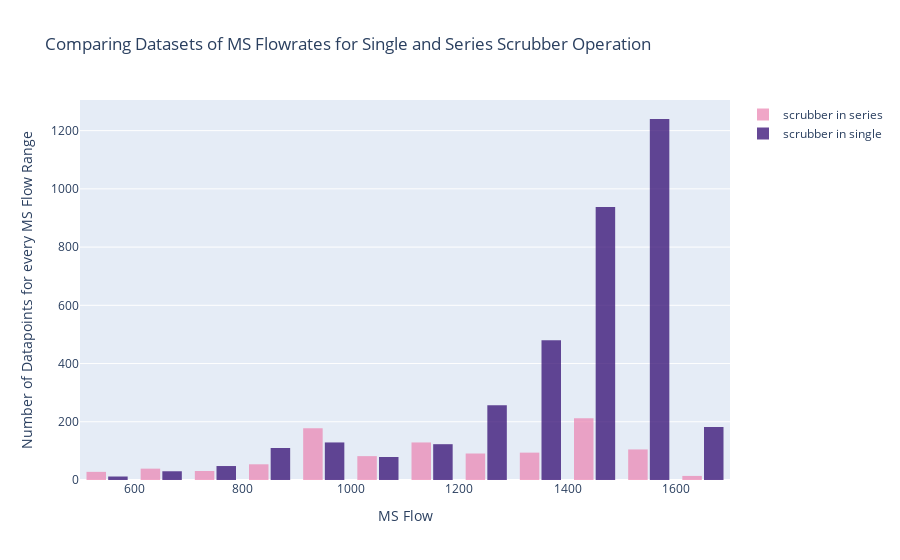

Notebook code for this chart:
### Code cell
import plotly.express as px
import numpy as np

fig_series_single_hist = go.Figure()
fig_series_single_hist.add_trace(go.Histogram(x=df_series_withou_Ni['MS_Flow'],  xbins=dict(start=500,end=1650,size=100), name='scrubber in series', marker_color='#EB89B5',
    opacity=0.75))
fig_series_single_hist.add_trace(go.Histogram(x=df_single_without_Ni['MS_Flow'],  xbins=dict(start=500,end=1650,size=100), name='scrubber in single', marker_color='#330C73',
    opacity=0.75))
fig_series_single_hist.update_layout(
    title_text='Comparing Datasets of MS Flowrates for Single and Series Scrubber Operation', # title of plot
    xaxis_title_text='MS Flow', # xaxis label
    yaxis_title_text='Number of Datapoints for every MS Flow Range', # yaxis label
    bargap=0.2, # gap between bars of adjacent location coordinates
    bargroupgap=0.1 # gap between bars of the same location coordinates
)

fig_series_single_hist.show()

### Figure 1 — Plotly figure (JSON) as saved in the notebook; plotly's stock layout.template omitted (floating-point values rounded to 4 significant figures; data arrays with more than 128 entries replaced by an {"elided": "..."} marker saying what was removed)
{"data": [{"marker": {"color": "#EB89B5"}, "name": "scrubber in series", "opacity": 0.75, "type": "histogram", "x": {"elided": "1446 float values"}, "xbins": {"end": 1650, "size": 100, "start": 500}}, {"marker": {"color": "#330C73"}, "name": "scrubber in single", "opacity": 0.75, "type": "histogram", "x": {"elided": "4068 float values"}, "xbins": {"end": 1650, "size": 100, "start": 500}}], "layout": {"bargap": 0.2, "bargroupgap": 0.1, "title": {"text": "Comparing Datasets of MS Flowrates for Single and Series Scrubber Operation"}, "xaxis": {"title": {"text": "MS Flow"}}, "yaxis": {"title": {"text": "Number of Datapoints for every MS Flow Range"}}}}
